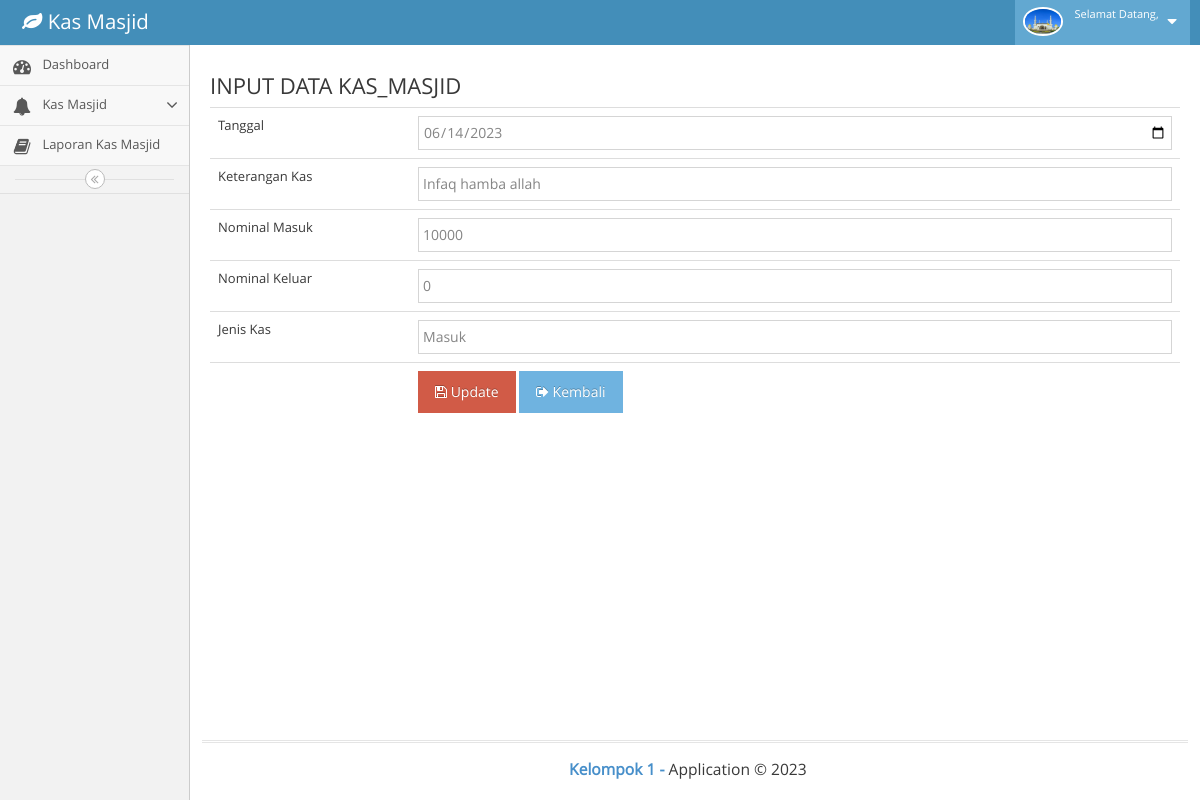
The page /rekap_kas_masjid/update/43 on the database its author committed.
### tables this page shows
CREATE TABLE `kas_masjid` (
  `id_km` int(11) NOT NULL,
  `tgl_km` date NOT NULL,
  `uraian_km` varchar(200) NOT NULL,
  `masuk` int(11) NOT NULL,
  `keluar` int(11) NOT NULL,
  `jenis` enum('Masuk','Keluar') NOT NULL
);

### application/libraries/Template.php (called while the page is built)
<?php
Class Template{
    var $template_data = array();
    function set($name, $value)
    {
        $this->template_data[$name]=$value;
    }
    function load($template ='', $view ='', $view_data = array(), $return =FALSE)
    {
        $this->CI=& get_instance();
        $this->set('contents',$this->CI->load->view($view, $view_data, TRUE));
        return $this->CI->load->view($template, $this->template_data, $return);
    }
}

### application/controllers/Rekap_kas_masjid.php (called while the page is built, shortened)
<?php
class Rekap_kas_masjid extends CI_Controller
{
    public function update($id)
    {
        $row = $this->Rekap_kas_masjid_model->get_by_id($id);
        if ($row) {
            $data = array(
                'button' => 'Update',
                'action' => site_url('rekap_kas_masjid/update_action'),
                'id_km' => set_value('id_km', $row->id_km),
                'tgl_km' => set_value('tgl_km', $row->tgl_km),
                'uraian_km' => set_value('uraian_km', $row->uraian_km),
                'masuk' => set_value('masuk', $row->masuk),
                'keluar' => set_value('keluar', $row->keluar),
                'jenis' => set_value('jenis', $row->jenis),
            );
            $this->template->load('template','rekap_kas_masjid/kas_masjid_form', $data);
        } else {
            $this->session->set_flashdata('message', 'Record Not Found');
            redirect(site_url('rekap_kas_masjid'));
        }
    }
}

### index.php (called while the page is built, shortened)
<?php
require_once BASEPATH.'core/CodeIgniter.php';

### application/models/Rekap_kas_masjid_model.php (called while the page is built, shortened)
<?php
class Rekap_kas_masjid_model extends CI_Model
{
    public $table = 'kas_masjid';
    public $id = 'id_km';
    function get_by_id($id)
    {
        $this->db->where($this->id, $id);
        return $this->db->get($this->table)->row();
    }
}

### application/views/rekap_kas_masjid/kas_masjid_form.php (the view, shortened to what this page needs)
<div class="content-wrapper">
    <section class="content">
        <div class="box box-warning box-solid">
            <div class="box-header with-border">
                <h3 class="box-title">INPUT DATA KAS_MASJID</h3>
            </div>
            <form action="<?= $action; ?>" method="post">
				<table class='table table-bordered>'>
					<tr>
						<td width='200'>
							Tanggal <?= form_error('tgl_km') ?>
						</td>
						<td>
							<input type="date" class="form-control" name="tgl_km" id="tgl_km" placeholder="Tgl Km" value="<?= $tgl_km; ?>" />
						</td>
					</tr>
					<tr>
						<td width='200'>
							Keterangan Kas <?= form_error('uraian_km') ?>
						</td>
						<td>
							<input type="text" class="form-control" name="uraian_km" id="uraian_km" placeholder="Uraian Km" value="<?= $uraian_km; ?>" />
						</td>
					</tr>
					<tr>
						<td width='200'>
							Nominal Masuk <?= form_error('masuk') ?>
						</td>
						<td>
							<input type="text" class="form-control" name="masuk" id="masuk" placeholder="Nominal Masuk" value="<?= $masuk; ?>" />
						</td>
					</tr>
					<tr>
						<td width='200'>
							Nominal Keluar <?= form_error('keluar') ?>
						</td>
						<td>
							<input type="text" class="form-control" name="keluar" id="keluar" placeholder="Nominal Keluar" value="<?= $keluar; ?>" />
						</td>
					</tr>
					<tr>
						<td width='200'>
							Jenis Kas <?= form_error('jenis') ?>
						</td>
						<td>
							<input type="text" class="form-control" name="jenis" id="jenis" placeholder="Jenis" value="<?= $jenis; ?>" />
						</td>
					</tr>
					<tr>
						<td></td>
						<td>
							<button type="submit" class="btn btn-danger"><i class="fa fa-floppy-o"></i> <?= $button ?></button>
							<a href="<?= site_url('rekap_kas_masjid') ?>" class="btn btn-info"><i class="fa fa-sign-out"></i> Kembali</a>
						</td>
					</tr>
				</table>
			</form>
		</div>
	</section>
</div>

### rows shown on the page
kas_masjid: tgl_km "06/14/2023", uraian_km "Infaq hamba allah", masuk "10000", keluar "0", jenis "Masuk"

### other values the page prints
$button "Update"
